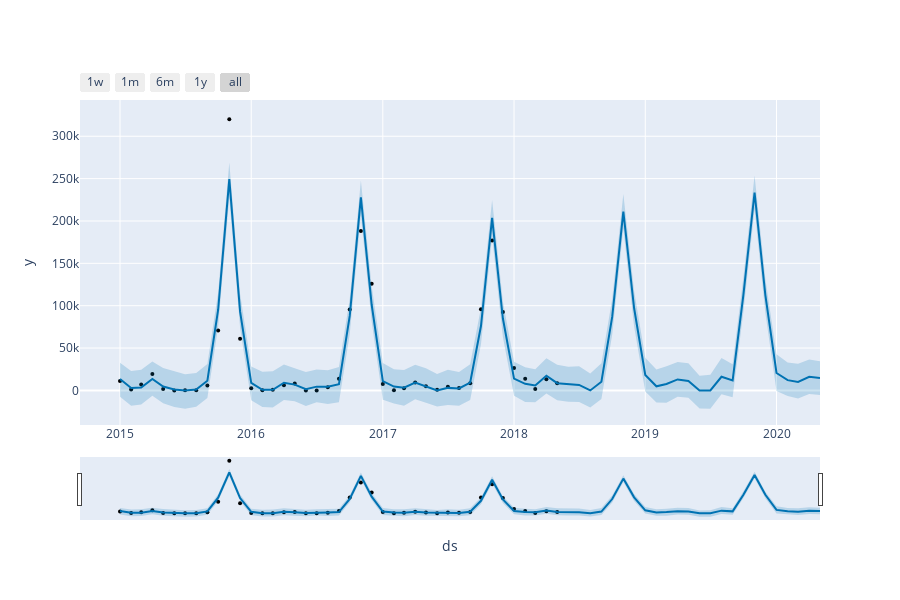

Here is the notebook cell this chart was saved with:
### Code cell
plot_plotly(model, forecast)
